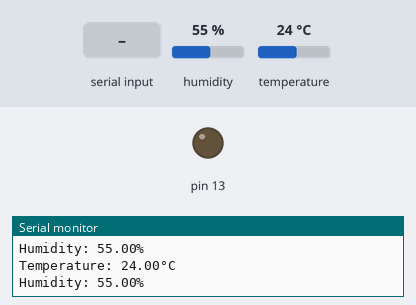
A program run on a simulated Arduino Uno, built with avr-gcc and run on an emulated ATmega328P. Parts: output pins drawn as LEDs (lit = HIGH), the last lines printed to the serial monitor. The test bench sets the inputs (shaded band); at power-on: humidity 55 %, temperature 24 °C.

Above: at 1.2 s.
1.3 s: "o90\n" received over Serial
At 2.5 s:
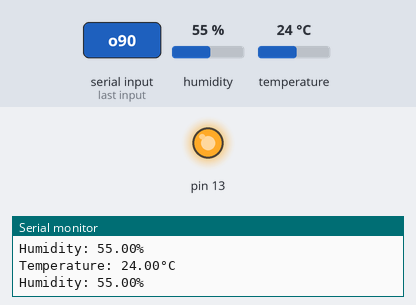
3.0 s: "x90\n" received over Serial
At 3.5 s:
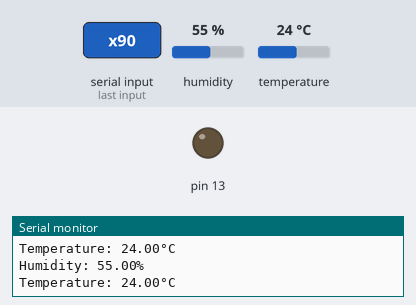
4.5 s: "o,45\n" received over Serial
At 5.7 s:
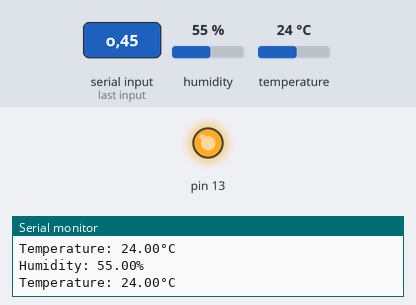
Timing chart, 0 to 7.5 s (numbered marks = the images above; inputs shaded):
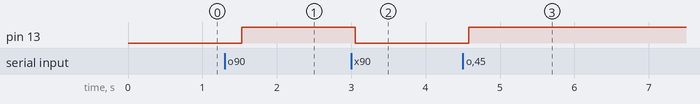

The program:

main.cpp
```cpp
#include <Arduino.h>
#include <Adafruit_Sensor.h>
#include <DHT.h>
#include <DHT_U.h>

#define DHTPIN 2
#define DHTTYPE    DHT11
DHT_Unified dht(DHTPIN, DHTTYPE);
char userInput;
void setup() {
  // put your setup code here, to run once:
  pinMode(13, OUTPUT);
  Serial.begin(115200);
  dht.begin();

}
int getDelayTime(){
  String blinkTimerString;
  int blinkTimeInt = 0;
  delay(2000);
  blinkTimerString = Serial.readString();
  blinkTimeInt = blinkTimerString.toInt();
  return blinkTimeInt;
}


void loop() {
  // put your main code here, to run repeatedly:
  if(Serial.available()>0){
    userInput = Serial.read();
    if(userInput == 'o'){
      digitalWrite(13, 1);
    }
    if(userInput == 'x'){
      digitalWrite(13, 0);
    }
    if(userInput == 'b'){
      int delayTime = getDelayTime();
      for(int i = 0; i < 10; i++){
        digitalWrite(13, 1);
        delay(delayTime);
        digitalWrite(13, 0);
        delay(delayTime);
      } //Blink

    }

  }
  //digitalWrite(13, 1);
  //Serial.println("LED ON");
  delay(100);
  sensors_event_t event;
  dht.temperature().getEvent(&event);
  Serial.print(F("Temperature: "));
  Serial.print(event.temperature);
  Serial.println(F("°C"));
  //digitalWrite(13, 0);
  delay(100);
  dht.humidity().getEvent(&event);
  Serial.print(F("Humidity: "));
  Serial.print(event.relative_humidity);
  Serial.println(F("%"));
  //Serial.println("LED OFF");
  delay(100);

}
```

Measured:
- after the input at 1.3 s, pin 13: LOW → HIGH after 0.23 s
- after the input at 3.0 s, pin 13: HIGH → LOW after 0.06 s
- after the input at 4.5 s, pin 13: LOW → HIGH after 0.08 s
